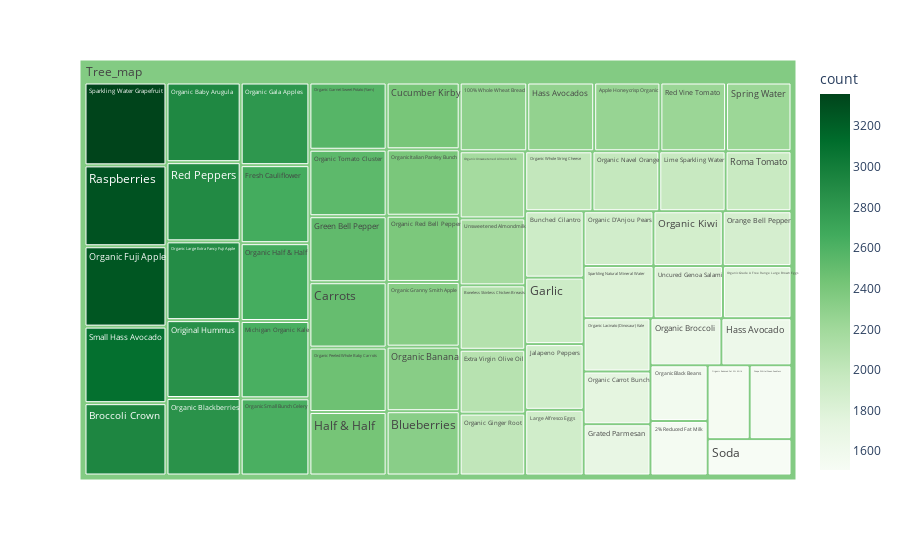

The cell this chart's notebook holds for it:
### Code cell
ranking_product["Tree_map"] = "Tree_map" #To have a same origin

fig = px.treemap(ranking_product, path = ['Tree_map', "product_name"], values = 'count', 
                color = ranking_product["count"], hover_data = ['product_name'], color_continuous_scale = 'Greens', )
fig.show() #Create a tree map

### Figure 1 — Plotly figure (JSON) as saved in the notebook; plotly's stock layout.template omitted (floating-point values rounded to 4 significant figures)
{"data": [{"branchvalues": "total", "customdata": [["100% Whole Wheat Bread", 2298], ["2% Reduced Fat Milk", 1540], ["Apple Honeycrisp Organic", 2252], ["Blueberries", 2323], ["Boneless Skinless Chicken Breasts", 2088], ["Broccoli Crown", 2932], ["Bunched Cilantro", 1920], ["Carrots", 2497], ["Cucumber Kirby", 2413], ["Extra Virgin Olive Oil", 2068], ["Fresh Cauliflower", 2651], ["Garlic", 1920], ["Grape White/Green Seedless", 1527], ["Grated Parmesan", 1694], ["Green Bell Pepper", 2521], ["Half & Half", 2424], ["Hass Avocado", 1633], ["Hass Avocados", 2276], ["Jalapeno Peppers", 1899], ["Large Alfresco Eggs", 1898], ["Lime Sparkling Water", 1966], ["Michigan Organic Kale", 2627], ["Orange Bell Pepper", 1864], ["Organic Baby Arugula", 2923], ["Organic Banana", 2332], ["Organic Black Beans", 1576], ["Organic Blackberries", 2843], ["Organic Broccoli", 1653], ["Organic Carrot Bunch", 1742], ["Organic D'Anjou Pears", 1893], ["Organic Fuji Apple", 3257], ["Organic Gala Apples", 2809], ["Organic Garnet Sweet Potato (Yam)", 2568], ["Organic Ginger Root", 2007], ["Organic Grade A Free Range Large Brown Eggs", 1767], ["Organic Granny Smith Apple", 2337], ["Organic Half & Half", 2646], ["Organic Italian Parsley Bunch", 2400], ["Organic Kiwi", 1880], ["Organic Lacinato (Dinosaur) Kale", 1761], ["Organic Large Extra Fancy Fuji Apple", 2891], ["Organic Navel Orange", 1980], ["Organic Peeled Whole Baby Carrots", 2460], ["Organic Red Bell Pepper", 2393], ["Organic Reduced Fat 2% Milk", 1535], ["Organic Small Bunch Celery", 2623], ["Organic Tomato Cluster", 2538], ["Organic Unsweetened Almond Milk", 2176], ["Organic Whole String Cheese", 1993], ["Original Hummus", 2858], ["Raspberries", 3279], ["Red Peppers", 2905], ["Red Vine Tomato", 2234], ["Roma Tomato", 1953], ["Small Hass Avocado", 3103], ["Soda", 1507], ["Sparkling Natural Mineral Water", 1803], ["Sparkling Water Grapefruit", 3359], ["Spring Water", 2225], ["Uncured Genoa Salami", 1788], ["Unsweetened Almondmilk", 2169], ["(?)", 2354.0]], "domain": {"x": [0, 1], "y": [0, 1]}, "hovertemplate": "labels=%{label}<br>count_sum=%{value}<br>parent=%{parent}<br>id=%{id}<br>product_name=%{customdata[0]}<br>count=%{color}<extra></extra>", "ids": ["Tree_map/100% Whole Wheat Bread", "Tree_map/2% Reduced Fat Milk", "Tree_map/Apple Honeycrisp Organic", "Tree_map/Blueberries", "Tree_map/Boneless Skinless Chicken Breasts", "Tree_map/Broccoli Crown", "Tree_map/Bunched Cilantro", "Tree_map/Carrots", "Tree_map/Cucumber Kirby", "Tree_map/Extra Virgin Olive Oil", "Tree_map/Fresh Cauliflower", "Tree_map/Garlic", "Tree_map/Grape White/Green Seedless", "Tree_map/Grated Parmesan", "Tree_map/Green Bell Pepper", "Tree_map/Half & Half", "Tree_map/Hass Avocado", "Tree_map/Hass Avocados", "Tree_map/Jalapeno Peppers", "Tree_map/Large Alfresco Eggs", "Tree_map/Lime Sparkling Water", "Tree_map/Michigan Organic Kale", "Tree_map/Orange Bell Pepper", "Tree_map/Organic Baby Arugula", "Tree_map/Organic Banana", "Tree_map/Organic Black Beans", "Tree_map/Organic Blackberries", "Tree_map/Organic Broccoli", "Tree_map/Organic Carrot Bunch", "Tree_map/Organic D'Anjou Pears", "Tree_map/Organic Fuji Apple", "Tree_map/Organic Gala Apples", "Tree_map/Organic Garnet Sweet Potato (Yam)", "Tree_map/Organic Ginger Root", "Tree_map/Organic Grade A Free Range Large Brown Eggs", "Tree_map/Organic Granny Smith Apple", "Tree_map/Organic Half & Half", "Tree_map/Organic Italian Parsley Bunch", "Tree_map/Organic Kiwi", "Tree_map/Organic Lacinato (Dinosaur) Kale", "Tree_map/Organic Large Extra Fancy Fuji Apple", "Tree_map/Organic Navel Orange", "Tree_map/Organic Peeled Whole Baby Carrots", "Tree_map/Organic Red Bell Pepper", "Tree_map/Organic Reduced Fat 2% Milk", "Tree_map/Organic Small Bunch Celery", "Tree_map/Organic Tomato Cluster", "Tree_map/Organic Unsweetened Almond Milk", "Tree_map/Organic Whole String Cheese", "Tree_map/Original Hummus", "Tree_map/Raspberries", "Tree_map/Red Peppers", "Tree_map/Red Vine Tomato", "Tree_map/Roma Tomato", "Tree_map/Small Hass Avocado", "Tree_map/Soda", "Tree_map/Sparkling Natural Mineral Water", "Tree_map/Sparkling Water Grapefruit", "Tree_map/Spring Water", "Tree_map/Uncured Genoa Salami", "Tree_map/Unsweetened Almondmilk", "Tree_map"], "labels": ["100% Whole Wheat Bread", "2% Reduced Fat Milk", "Apple Honeycrisp Organic", "Blueberries", "Boneless Skinless Chicken Breasts", "Broccoli Crown", "Bunched Cilantro", "Carrots", "Cucumber Kirby", "Extra Virgin Olive Oil", "Fresh Cauliflower", "Garlic", "Grape White/Green Seedless", "Grated Parmesan", "Green Bell Pepper", "Half & Half", "Hass Avocado", "Hass Avocados", "Jalapeno Peppers", "Large Alfresco Eggs", "Lime Sparkling Water", "Michigan Organic Kale", "Orange Bell Pepper", "Organic Baby Arugula", "Organic Banana", "Organic Black Beans", "Organic Blackberries", "Organic Broccoli", "Organic Carrot Bunch", "Organic D'Anjou Pears", "Organic Fuji Apple", "Organic Gala Apples", "Organic Garnet Sweet Potato (Yam)", "Organic Ginger Root", "Organic Grade A Free Range Large Brown Eggs", "Organic Granny Smith Apple", "Organic Half & Half", "Organic Italian Parsley Bunch", "Organic Kiwi", "Organic Lacinato (Dinosaur) Kale", "Organic Large Extra Fancy Fuji Apple", "Organic Navel Orange", "Organic Peeled Whole Baby Carrots", "Organic Red Bell Pepper", "Organic Reduced Fat 2% Milk", "Organic Small Bunch Celery", "Organic Tomato Cluster", "Organic Unsweetened Almond Milk", "Organic Whole String Cheese", "Original Hummus", "Raspberries", "Red Peppers", "Red Vine Tomato", "Roma Tomato", "Small Hass Avocado", "Soda", "Sparkling Natural Mineral Water", "Sparkling Water Grapefruit", "Spring Water", "Uncured Genoa Salami", "Unsweetened Almondmilk", "Tree_map"], "marker": {"coloraxis": "coloraxis", "colors": [2298, 1540, 2252, 2323, 2088, 2932, 1920, 2497, 2413, 2068, 2651, 1920, 1527, 1694, 2521, 2424, 1633, 2276, 1899, 1898, 1966, 2627, 1864, 2923, 2332, 1576, 2843, 1653, 1742, 1893, 3257, 2809, 2568, 2007, 1767, 2337, 2646, 2400, 1880, 1761, 2891, 1980, 2460, 2393, 1535, 2623, 2538, 2176, 1993, 2858, 3279, 2905, 2234, 1953, 3103, 1507, 1803, 3359, 2225, 1788, 2169, 2354.0]}, "name": "", "parents": ["Tree_map", "Tree_map", "Tree_map", "Tree_map", "Tree_map", "Tree_map", "Tree_map", "Tree_map", "Tree_map", "Tree_map", "Tree_map", "Tree_map", "Tree_map", "Tree_map", "Tree_map", "Tree_map", "Tree_map", "Tree_map", "Tree_map", "Tree_map", "Tree_map", "Tree_map", "Tree_map", "Tree_map", "Tree_map", "Tree_map", "Tree_map", "Tree_map", "Tree_map", "Tree_map", "Tree_map", "Tree_map", "Tree_map", "Tree_map", "Tree_map", "Tree_map", "Tree_map", "Tree_map", "Tree_map", "Tree_map", "Tree_map", "Tree_map", "Tree_map", "Tree_map", "Tree_map", "Tree_map", "Tree_map", "Tree_map", "Tree_map", "Tree_map", "Tree_map", "Tree_map", "Tree_map", "Tree_map", "Tree_map", "Tree_map", "Tree_map", "Tree_map", "Tree_map", "Tree_map", "Tree_map", ""], "type": "treemap", "values": [2298, 1540, 2252, 2323, 2088, 2932, 1920, 2497, 2413, 2068, 2651, 1920, 1527, 1694, 2521, 2424, 1633, 2276, 1899, 1898, 1966, 2627, 1864, 2923, 2332, 1576, 2843, 1653, 1742, 1893, 3257, 2809, 2568, 2007, 1767, 2337, 2646, 2400, 1880, 1761, 2891, 1980, 2460, 2393, 1535, 2623, 2538, 2176, 1993, 2858, 3279, 2905, 2234, 1953, 3103, 1507, 1803, 3359, 2225, 1788, 2169, 137397]}], "layout": {"coloraxis": {"colorbar": {"title": {"text": "count"}}, "colorscale": [[0, "rgb(247,252,245)"], [0.125, "rgb(229,245,224)"], [0.25, "rgb(199,233,192)"], [0.375, "rgb(161,217,155)"], [0.5, "rgb(116,196,118)"], [0.625, "rgb(65,171,93)"], [0.75, "rgb(35,139,69)"], [0.875, "rgb(0,109,44)"], [1, "rgb(0,68,27)"]]}, "legend": {"tracegroupgap": 0}, "margin": {"t": 60}}}
